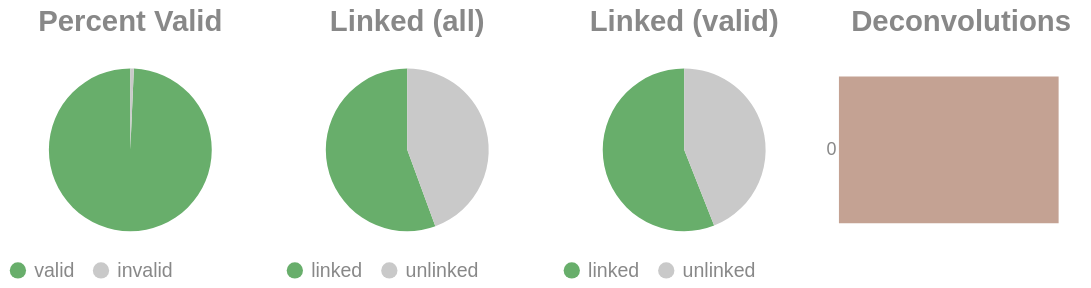

Notebook code cell kept with this figure:
### Code cell
if SKIPLR:
    pass
else:
    clash = Counter()
    for i in valids['molecule'].to_list():
        _mol = i.split("-")
        if len(_mol) == 1:
            clash.update('0')
        else:
            clash.update(_mol[-1])

    _d = {"deconvolutions": [], 'count': []}
    for k,v in clash.items():
        _d['deconvolutions'].append(k)
        _d['count'].append(v)

    tot_valid = valids['reads'].sum()
    mask = valids['reads'] >= 2
    n_linked_reads = valids.filter(mask)['reads'].sum()
    if n_linked_reads == 0:
        print_html("No linked molecules (>=2 reads) were detected; skipping linked-only distributions.")
        SKIPLR = True
    else:
        perc_valid = round(tot_valid / n_reads, 4)
        linked_perc_abs = round(n_linked_reads / n_reads, 4)
        linked_perc = round(n_linked_reads / tot_valid, 4)

    _valid = pl.DataFrame({"valids": ['valid', 'invalid'], "count": [tot_valid, n_reads - tot_valid]})
    _linked_abs = pl.DataFrame({"linked (absolute)": ['linked', 'unlinked'], "count": [n_linked_reads, n_reads - n_linked_reads]})
    _linked_rel = pl.DataFrame({"linked (valids)": ['linked', 'unlinked'], "count": [n_linked_reads, tot_valid - n_linked_reads]})

    (
        alt.hconcat(
            piechart(_valid, goodval = 'valid', title = "Percent Valid"),
            piechart(_linked_abs, goodval = "linked", title =  "Linked (all)"),
            piechart(_linked_rel, goodval = "linked", title =  "Linked (valid)"),
            convolutionbar(pl.DataFrame(_d), title = "Deconvolutions"),
            center = True,
            bounds = 'flush'
        )
        .resolve_scale(color='independent')
        .resolve_legend('independent')
        .properties(usermeta={'embedOptions': {"actions": False}})
    ).display()

### Figure 1 — Vega-Lite specification as saved in the notebook (floating-point values rounded to 4 significant figures)
{"width": "container", "height": 400, "config": {"title": {"anchor": "start", "dy": -15, "fontSize": 18, "color": "#888888", "subtitleColor": "#888888", "subtitleFontSize": 14}, "arc": {"fill": "#0072B2"}, "axis": {"domainColor": "#888888", "domainWidth": 0.5, "gridWidth": 0.2, "grid": false, "titleFontWeight": 400, "titleFontSize": 15, "labelFontSize": 11, "labelColor": "#888888", "tickColor": "#888888", "tickWidth": 0.2, "titleColor": "#888888"}, "axisBand": {"grid": false}, "axisX": {"grid": true, "tickSize": 10, "domainCap": "round"}, "axisY": {"domain": false, "grid": true, "tickSize": 0, "domainCap": "round"}, "background": "transparent", "header": {"labelFontSize": 15, "labelColor": "#888888", "titleFontSize": 15, "titleFontWeight": 600, "titleColor": "#888888"}, "legend": {"labelFont": "sans-serif", "labelFontSize": 12, "labelColor": "#888888", "symbolSize": 100, "symbolType": "circle", "titleFontSize": 12, "titlePadding": 10, "titleColor": "#888888", "title": null}, "range": {"category": ["#E69F00", "#56B4E9", "#009E73", "#F0E442", "#0072B2", "#D55E00", "#CC79A7", "#000000"], "diverging": ["#cfe8f3", "#a2d4ec", "#73bfe2", "#46abdb", "#1696d2", "#12719e"]}, "area": {"fill": "#0072B2", "fillOpacity": 0.7, "line": true, "strokeOpacity": 0.7}, "line": {"color": "#0072B2", "stroke": "#0072B2", "strokeWidth": 2}, "trail": {"color": "#0072B2", "stroke": "#0072B2", "strokeWidth": 0, "size": 1}, "point": {"filled": true, "fillOpacity": 1.0, "size": 95}, "text": {"color": "#888888", "fontSize": 11, "align": "right", "fontWeight": 400, "size": 11}, "bar": {"fill": "#0072B2", "stroke": null}, "view": {"stroke": null, "continuousWidth": 660, "continuousHeight": 400}}, "hconcat": [{"data": {"name": "data-21671c0c5b7f0312b4c65e58b7aa914f"}, "mark": {"type": "arc"}, "encoding": {"color": {"field": "valids", "legend": {"orient": "bottom", "title": null}, "scale": {"domain": ["valid", "invalid"], "range": ["#68ae6b", "#C9C9C9"]}, "title": "Valids", "type": "nominal"}, "theta": {"field": "count", "type": "quantitative"}, "tooltip": [{"field": "valids", "title": "Valids", "type": "ordinal"}, {"field": "percent", "format": ".2%", "title": "Percent", "type": "quantitative"}, {"field": "count", "title": "Count", "type": "quantitative"}]}, "height": 100, "title": {"text": "Percent Valid", "align": "center", "anchor": "middle"}, "transform": [{"calculate": "datum.count / 11359705", "as": "percent"}], "width": 150}, {"data": {"name": "data-ba579f716009a84e91df1b2e3058b70c"}, "mark": {"type": "arc"}, "encoding": {"color": {"field": "linked (absolute)", "legend": {"orient": "bottom", "title": null}, "scale": {"domain": ["linked", "unlinked"], "range": ["#68ae6b", "#C9C9C9"]}, "title": "Linked (Absolute)", "type": "nominal"}, "theta": {"field": "count", "type": "quantitative"}, "tooltip": [{"field": "linked (absolute)", "title": "Linked (Absolute)", "type": "ordinal"}, {"field": "percent", "format": ".2%", "title": "Percent", "type": "quantitative"}, {"field": "count", "title": "Count", "type": "quantitative"}]}, "height": 100, "title": {"text": "Linked (all)", "align": "center", "anchor": "middle"}, "transform": [{"calculate": "datum.count / 11359705", "as": "percent"}], "width": 150}, {"data": {"name": "data-7d7bbf21e53ea7f7320324ec5440bea2"}, "mark": {"type": "arc"}, "encoding": {"color": {"field": "linked (valids)", "legend": {"orient": "bottom", "title": null}, "scale": {"domain": ["linked", "unlinked"], "range": ["#68ae6b", "#C9C9C9"]}, "title": "Linked (Valids)", "type": "nominal"}, "theta": {"field": "count", "type": "quantitative"}, "tooltip": [{"field": "linked (valids)", "title": "Linked (Valids)", "type": "ordinal"}, {"field": "percent", "format": ".2%", "title": "Percent", "type": "quantitative"}, {"field": "count", "title": "Count", "type": "quantitative"}]}, "height": 100, "title": {"text": "Linked (valid)", "align": "center", "anchor": "middle"}, "transform": [{"calculate": "datum.count / 11280910", "as": "percent"}], "width": 150}, {"data": {"name": "data-d651f302f5e9e48a92a4825112bd5ef8"}, "mark": {"type": "bar"}, "encoding": {"color": {"field": "deconvolutions", "legend": null, "scale": {"scheme": "lightgreyred"}, "type": "nominal"}, "tooltip": [{"field": "deconvolutions", "title": "Deconvolutions", "type": "ordinal"}, {"field": "percent", "format": ".2%", "title": "Percent", "type": "quantitative"}, {"field": "count", "title": "Count", "type": "quantitative"}], "x": {"axis": null, "field": "count", "type": "quantitative"}, "y": {"field": "deconvolutions", "sort": "ascending", "title": null, "type": "nominal"}}, "height": 100, "title": {"text": "Deconvolutions", "align": "center", "anchor": "middle"}, "transform": [{"calculate": "datum.count / 7192427", "as": "percent"}], "width": 150}], "bounds": "flush", "center": true, "resolve": {"legend": {"angle": "independent"}, "scale": {"color": "independent"}}, "usermeta": {"embedOptions": {"actions": false}}, "$schema": "https://vega.github.io/schema/vega-lite/v6.1.0.json", "datasets": {"data-21671c0c5b7f0312b4c65e58b7aa914f": [{"valids": "valid", "count": 11280910}, {"valids": "invalid", "count": 78795}], "data-ba579f716009a84e91df1b2e3058b70c": [{"linked (absolute)": "linked", "count": 6317109}, {"linked (absolute)": "unlinked", "count": 5042596}], "data-7d7bbf21e53ea7f7320324ec5440bea2": [{"linked (valids)": "linked", "count": 6317109}, {"linked (valids)": "unlinked", "count": 4963801}], "data-d651f302f5e9e48a92a4825112bd5ef8": [{"deconvolutions": "0", "count": 7192427}]}}
